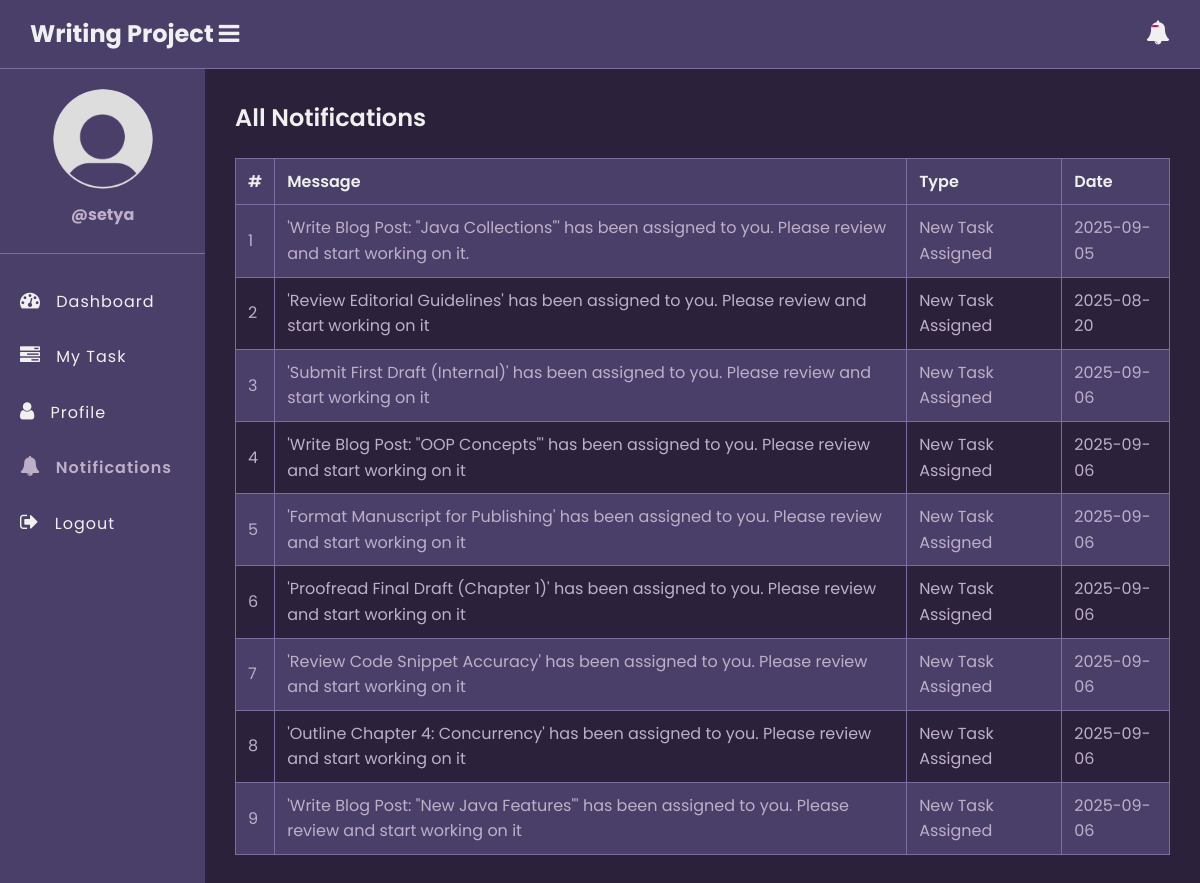
Page /notifications.php (signed in) on the committed database.
### tables this page shows
CREATE TABLE `notifications` (
  `id` int(11) NOT NULL,
  `message` text NOT NULL,
  `recipient` int(11) NOT NULL,
  `type` varchar(50) NOT NULL,
  `date` date NOT NULL DEFAULT current_timestamp(),
  `is_read` tinyint(1) DEFAULT 0
);

### app/model/Notification.php (called while the page is built, shortened)
<?php
function get_all_my_notifications($conn, $id){
	$sql = "SELECT * FROM notifications WHERE recipient=?";
	$stmt = $conn->prepare($sql);
	$stmt->execute([$id]);
	if($stmt->rowCount() > 0){
		$notifications = $stmt->fetchAll();
	}else $notifications = 0;
	return $notifications;
}

### notifications.php (the view, shortened to what this page needs)
<?php
if (isset($_SESSION['role']) && isset($_SESSION['id'])) {
    include "DB_connection.php";
    include "app/Model/Notification.php";
    $notifications = get_all_my_notifications($conn, $_SESSION['id']);
 ?>
<!DOCTYPE html>
<html>
<head>
	<link rel="stylesheet" href="https://stackpath.bootstrapcdn.com/font-awesome/4.7.0/css/font-awesome.min.css">
	<link rel="stylesheet" href="css/style.css">
</head>
<body>
	<?php include "inc/header.php" ?>
	<div class="body">
		<?php include "inc/nav.php" ?>
		<section class="section-1">
			<h4 class="title">All Notifications</h4>
			<?php if ($notifications != 0) { ?>
			<table class="main-table">
				<tr>
					<th>#</th>
					<th>Message</th>
					<th>Type</th>
					<th>Date</th>
				</tr>
				<?php $i=0; foreach ($notifications as $notification) { ?>
				<tr>
					<td><?=++$i?></td>
					<td><?=$notification['message']?></td>
					<td><?=$notification['type']?></td>
					<td><?=$notification['date']?></td>
				</tr>
			   <?php	} ?>
			</table>
		<?php }else { ?>
			<h3>You have zero notification</h3>
		<?php  }?>
		</section>
	</div>
</body>
</html>
<?php }else{
   $em = "First login";
   header("Location: login.php?error=$em");
   exit();
}
 ?>

### css/style.css (style rules this page uses)
:root { --bg-darkest: #2b213a; --bg-medium: #4a3f69; --bg-light-table: #7b6fa1; --accent: #beafc9; --text-primary: #f0f0f0; --text-secondary: #beafc9; --blue-btn: #006ce0; --red-btn: #e00051; --green-btn: #00cf22; --danger-bg: #ff98aa; --danger-text: #b20008; --success-bg: #80ce91; --success-text: #009d22; }
* { margin: 0; padding: 0; box-sizing: border-box; font-family: Poppins, sans-serif; }
html { height: 100%; }
body { background-color: var(--bg-darkest); color: var(--text-primary); line-height: 1.6; }
.body { display: flex; }
.section-1 { padding: 30px; width: 100%; background: var(--bg-darkest); }
.section-1 .title { color: var(--text-primary); font-size: 24px; font-weight: 600; margin-bottom: 10px; }
.main-table { width: 100%; margin-top: 20px; border-collapse: collapse; border: 1px solid var(--bg-light-table); color: var(--text-secondary); }
.main-table th, .main-table td { border: 1px solid var(--bg-light-table); padding: 10px 12px; }
.main-table th { background: var(--bg-medium); color: var(--text-primary); text-align: left; font-weight: 600; }
.main-table tr { background: var(--bg-darkest); }
.main-table tr:nth-child(even) { background: var(--bg-medium); }

### rows in the picture
notifications: message "'Write Blog Post: \"Java Collections\"' has been assigned to you. Please review and start working on it.", type "New Task Assigned", date "2025-09-05"
notifications: message "'Review Editorial Guidelines' has been assigned to you. Please review and start working on it", type "New Task Assigned", date "2025-08-20"
notifications: message "'Submit First Draft (Internal)' has been assigned to you. Please review and start working on it", type "New Task Assigned", date "2025-09-06"
notifications: message "'Write Blog Post: \"OOP Concepts\"' has been assigned to you. Please review and start working on it", type "New Task Assigned", date "2025-09-06"
notifications: message "'Format Manuscript for Publishing' has been assigned to you. Please review and start working on it", type "New Task Assigned", date "2025-09-06"
notifications: message "'Proofread Final Draft (Chapter 1)' has been assigned to you. Please review and start working on it", type "New Task Assigned", date "2025-09-06"
notifications: message "'Review Code Snippet Accuracy' has been assigned to you. Please review and start working on it", type "New Task Assigned", date "2025-09-06"
notifications: message "'Outline Chapter 4: Concurrency' has been assigned to you. Please review and start working on it", type "New Task Assigned", date "2025-09-06"
notifications: message "'Write Blog Post: \"New Java Features\"' has been assigned to you. Please review and start working on it", type "New Task Assigned", date "2025-09-06"

### other values in the picture
$_SESSION['username'] "setya"
